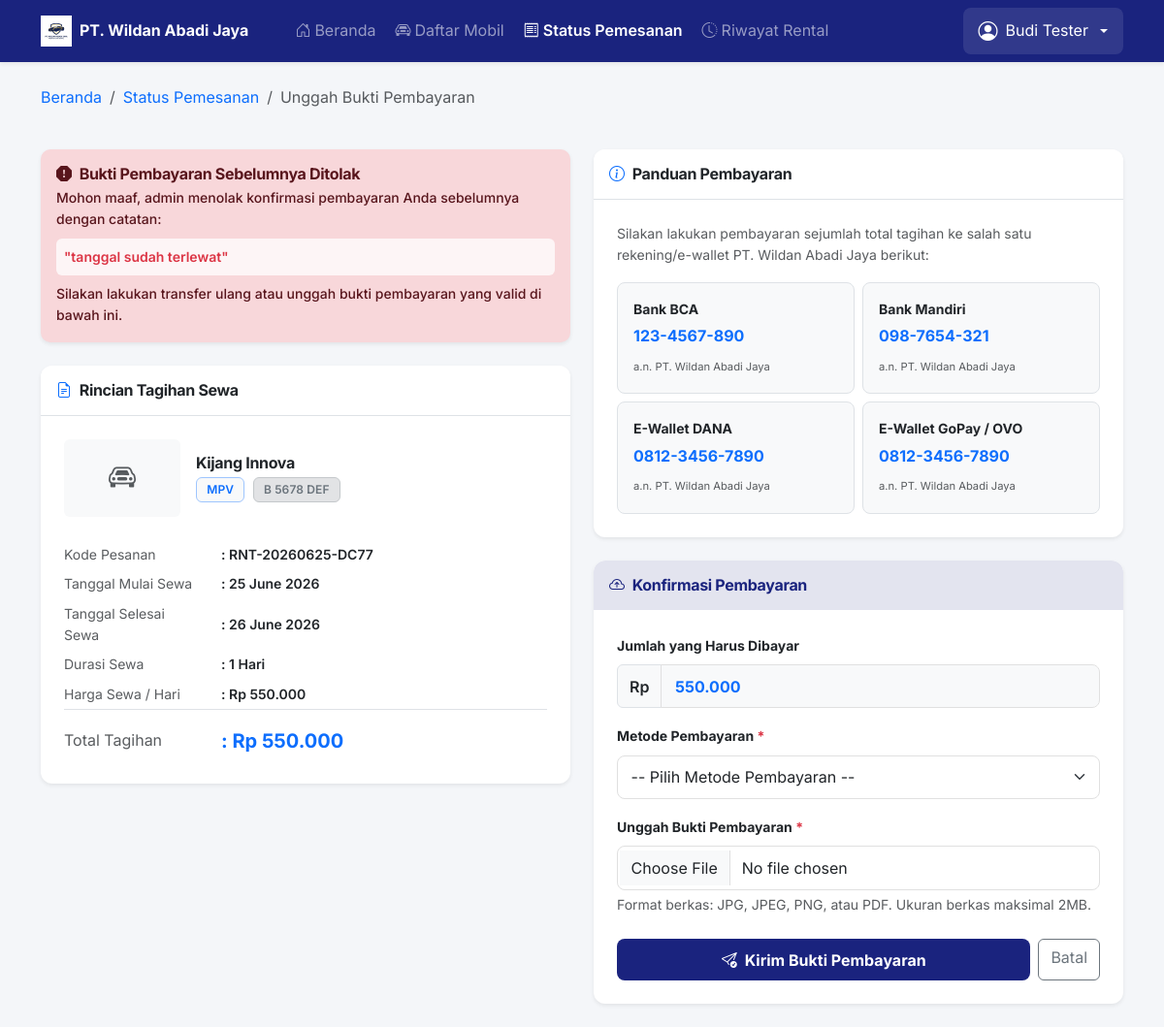
The page /customer/pembayaran.php?pesan_id=3 (signed in) on the database its author committed.
### tables this page shows
CREATE TABLE `pembayaran` (
  `id` int(10) UNSIGNED NOT NULL,
  `pemesanan_id` int(10) UNSIGNED NOT NULL,
  `jumlah_bayar` decimal(14,2) NOT NULL,
  `metode_pembayaran` varchar(50) NOT NULL COMMENT 'transfer_bca, transfer_bri, dll',
  `bukti_pembayaran` varchar(255) NOT NULL COMMENT 'path file upload',
  `status` enum('menunggu','diterima','ditolak') NOT NULL DEFAULT 'menunggu',
  `catatan_admin` text DEFAULT NULL,
  `verified_by` int(10) UNSIGNED DEFAULT NULL COMMENT 'user_id admin yang verifikasi',
  `verified_at` timestamp NULL DEFAULT NULL,
  `created_at` timestamp NOT NULL DEFAULT current_timestamp()
);

CREATE TABLE `pemesanan` (
  `id` int(10) UNSIGNED NOT NULL,
  `kode_pesan` varchar(25) NOT NULL,
  `customer_id` int(10) UNSIGNED NOT NULL,
  `mobil_id` int(10) UNSIGNED NOT NULL,
  `tanggal_sewa` date NOT NULL,
  `tanggal_kembali` date NOT NULL,
  `lama_sewa` tinyint(4) NOT NULL COMMENT 'dalam hari',
  `total_biaya` decimal(14,2) NOT NULL,
  `catatan` text DEFAULT NULL,
  `status` enum('menunggu_pembayaran','menunggu_konfirmasi','aktif','selesai','dibatalkan') NOT NULL DEFAULT 'menunggu_pembayaran',
  `created_at` timestamp NOT NULL DEFAULT current_timestamp(),
  `updated_at` timestamp NOT NULL DEFAULT current_timestamp() ON UPDATE current_timestamp()
);

CREATE TABLE `mobil` (
  `id` int(10) UNSIGNED NOT NULL,
  `nama_mobil` varchar(100) NOT NULL,
  `tipe` varchar(50) NOT NULL,
  `tahun` year(4) DEFAULT NULL,
  `kapasitas` tinyint(4) DEFAULT NULL COMMENT 'jumlah penumpang',
  `warna` varchar(50) DEFAULT NULL,
  `plat_nomor` varchar(20) DEFAULT NULL,
  `harga_per_hari` decimal(12,2) NOT NULL,
  `deskripsi` text DEFAULT NULL,
  `foto` varchar(255) DEFAULT NULL,
  `status` enum('tersedia','disewa','servis') NOT NULL DEFAULT 'tersedia',
  `created_at` timestamp NOT NULL DEFAULT current_timestamp(),
  `updated_at` timestamp NOT NULL DEFAULT current_timestamp() ON UPDATE current_timestamp()
);

### includes/functions.php (called while the page is built, shortened)
<?php
function formatRupiah(float $angka): string {
    return 'Rp ' . number_format($angka, 0, ',', '.');
}

### customer/pembayaran.php (the view, shortened to what this page needs)
<?php
require_once '../config/db.php';
require_once '../includes/functions.php';
$pesan_id = filter_var($_GET['pesan_id'] ?? 0, FILTER_VALIDATE_INT);
$stmt = $pdo->prepare("
    SELECT p.*, m.nama_mobil, m.tipe, m.harga_per_hari, m.foto, m.plat_nomor
    FROM pemesanan p
    JOIN mobil m ON p.mobil_id = m.id
    WHERE p.id = ? AND p.customer_id = ?
");
$stmt->execute([$pesan_id, $_SESSION['user_id']]);
$pemesanan = $stmt->fetch();
$stmtBayar = $pdo->prepare("
    SELECT * FROM pembayaran
    WHERE pemesanan_id = ?
    ORDER BY id DESC
    LIMIT 1
");
$stmtBayar->execute([$pesan_id]);
$pembayaranTerakhir = $stmtBayar->fetch();
require_once '../includes/header.php';
require_once '../includes/navbar-customer.php';
?>
<div class="container py-4">
    <div class="row mb-4">
        <div class="col-12">
            <nav aria-label="breadcrumb">
                <ol class="breadcrumb">
                    <li class="breadcrumb-item"><a href="dashboard.php" class="text-decoration-none">Beranda</a></li>
                    <li class="breadcrumb-item"><a href="status-pemesanan.php" class="text-decoration-none">Status Pemesanan</a></li>
                    <li class="breadcrumb-item active" aria-current="page">Unggah Bukti Pembayaran</li>
                </ol>
            </nav>
        </div>
    </div>
    <div class="row g-4">
        <div class="col-lg-6">
            <?php if ($pembayaranTerakhir && $pembayaranTerakhir['status'] === 'ditolak'): ?>
                <div class="alert alert-danger shadow-sm mb-4" role="alert" style="border-radius: 10px;">
                    <h6 class="fw-bold mb-1"><i class="bi bi-exclamation-octagon-fill me-2"></i>Bukti Pembayaran Sebelumnya Ditolak</h6>
                    <p class="small mb-2">Mohon maaf, admin menolak konfirmasi pembayaran Anda sebelumnya dengan catatan:</p>
                    <div class="bg-white bg-opacity-75 p-2 rounded text-danger fw-semibold small">
                        "<?= htmlspecialchars($pembayaranTerakhir['catatan_admin'] ?? 'Tidak ada catatan khusus dari admin.') ?>"
                    </div>
                    <p class="small mt-2 mb-0">Silakan lakukan transfer ulang atau unggah bukti pembayaran yang valid di bawah ini.</p>
                </div>
            <?php endif; ?>
            <div class="card border-0 shadow-sm" style="border-radius: 12px;">
                <div class="card-header bg-white py-3 border-bottom">
                    <h6 class="fw-bold text-dark mb-0"><i class="bi bi-file-earmark-text me-2 text-primary"></i>Rincian Tagihan Sewa</h6>
                </div>
                <div class="card-body p-4">
                    <div class="d-flex align-items-center gap-3 mb-4">
                        <?php if ($pemesanan['foto']): ?>
                            <img src="/rental-mobil/assets/uploads/mobil/<?= htmlspecialchars($pemesanan['foto']) ?>"
                                 alt="Mobil" class="img-fluid rounded" style="max-height: 80px; width: 120px; object-fit: cover;">
                        <?php else: ?>
                            <div class="bg-light rounded d-flex align-items-center justify-content-center" style="height: 80px; width: 120px;">
                                <i class="bi bi-car-front text-muted fs-3"></i>
                            </div>
                        <?php endif; ?>
                        <div>
                            <h6 class="fw-bold mb-1"><?= htmlspecialchars($pemesanan['nama_mobil']) ?></h6>
                            <span class="badge bg-light text-primary border border-primary-subtle"><?= htmlspecialchars($pemesanan['tipe']) ?></span>
                            <span class="badge bg-secondary-subtle text-secondary border border-secondary-subtle ms-1"><?= htmlspecialchars($pemesanan['plat_nomor']) ?></span>
                        </div>
                    </div>
                    <table class="table table-borderless small mb-0">
                        <tr>
                            <td class="text-muted ps-0 py-1" width="150">Kode Pesanan</td>
                            <td class="fw-semibold text-dark py-1">: <?= htmlspecialchars($pemesanan['kode_pesan']) ?></td>
                        </tr>
                        <tr>
                            <td class="text-muted ps-0 py-1">Tanggal Mulai Sewa</td>
                            <td class="fw-semibold text-dark py-1">: <?= date('d F Y', strtotime($pemesanan['tanggal_sewa'])) ?></td>
                        </tr>
                        <tr>
                            <td class="text-muted ps-0 py-1">Tanggal Selesai Sewa</td>
                            <td class="fw-semibold text-dark py-1">: <?= date('d F Y', strtotime($pemesanan['tanggal_kembali'])) ?></td>
                        </tr>
                        <tr>
                            <td class="text-muted ps-0 py-1">Durasi Sewa</td>
                            <td class="fw-semibold text-dark py-1">: <?= htmlspecialchars($pemesanan['lama_sewa']) ?> Hari</td>
                        </tr>
                        <tr>
                            <td class="text-muted ps-0 py-1">Harga Sewa / Hari</td>
                            <td class="fw-semibold text-dark py-1">: <?= formatRupiah($pemesanan['harga_per_hari']) ?></td>
                        </tr>
                        <tr class="border-top">
                            <td class="text-muted ps-0 pt-3 pb-1 fs-6">Total Tagihan</td>
                            <td class="fw-bold text-primary pt-3 pb-1 fs-5">: <?= formatRupiah($pemesanan['total_biaya']) ?></td>
                        </tr>
                    </table>
                </div>
            </div>
        </div>
        <div class="col-lg-6">
            <div class="card border-0 shadow-sm mb-4" style="border-radius: 12px;">
                <div class="card-header bg-white py-3 border-bottom">
                    <h6 class="fw-bold text-dark mb-0"><i class="bi bi-info-circle me-2 text-primary"></i>Panduan Pembayaran</h6>
                </div>
                <div class="card-body p-4">
                    <p class="small text-muted mb-3">Silakan lakukan pembayaran sejumlah total tagihan ke salah satu rekening/e-wallet PT. Wildan Abadi Jaya berikut:</p>
                    <div class="row g-2">
                        <div class="col-md-6">
                            <div class="p-3 border rounded-3 bg-light">
                                <span class="fw-bold d-block text-dark small">Bank BCA</span>
                                <span class="fs-6 text-primary fw-bold d-block my-1">123-4567-890</span>
                                <span class="text-muted" style="font-size:0.7rem;">a.n. PT. Wildan Abadi Jaya</span>
                            </div>
                        </div>
                        <div class="col-md-6">
                            <div class="p-3 border rounded-3 bg-light">
                                <span class="fw-bold d-block text-dark small">Bank Mandiri</span>
                                <span class="fs-6 text-primary fw-bold d-block my-1">098-7654-321</span>
                                <span class="text-muted" style="font-size:0.7rem;">a.n. PT. Wildan Abadi Jaya</span>
                            </div>
                        </div>
                        <div class="col-md-6">
                            <div class="p-3 border rounded-3 bg-light">
                                <span class="fw-bold d-block text-dark small">E-Wallet DANA</span>
                                <span class="fs-6 text-primary fw-bold d-block my-1">0812-3456-7890</span>
                                <span class="text-muted" style="font-size:0.7rem;">a.n. PT. Wildan Abadi Jaya</span>
                            </div>
                        </div>
                        <div class="col-md-6">
                            <div class="p-3 border rounded-3 bg-light">
                                <span class="fw-bold d-block text-dark small">E-Wallet GoPay / OVO</span>
                                <span class="fs-6 text-primary fw-bold d-block my-1">0812-3456-7890</span>
                                <span class="text-muted" style="font-size:0.7rem;">a.n. PT. Wildan Abadi Jaya</span>
                            </div>
                        </div>
                    </div>
                </div>
            </div>
            <div class="card border-0 shadow-sm" style="border-radius: 12px;">
                <div class="card-header bg-primary text-white py-3 border-0" style="border-top-left-radius: 12px; border-top-right-radius: 12px;">
                    <h6 class="fw-bold mb-0"><i class="bi bi-cloud-arrow-up me-2"></i>Konfirmasi Pembayaran</h6>
                </div>
                <div class="card-body p-4">
                    <form action="pembayaran-proses.php" method="POST" enctype="multipart/form-data">
                        <div class="mb-3">
                            <label class="form-label fw-bold text-dark">Jumlah yang Harus Dibayar</label>
                            <div class="input-group">
                                <span class="input-group-text bg-light text-dark fw-semibold">Rp</span>
                                <input type="text" class="form-control fw-bold text-primary bg-light"
                                       value="<?= number_format($pemesanan['total_biaya'], 0, ',', '.') ?>" readonly>
                            </div>
                        </div>
                        <div class="mb-3">
                            <label for="metode_pembayaran" class="form-label fw-bold text-dark">Metode Pembayaran <span class="text-danger">*</span></label>
                            <select id="metode_pembayaran" class="form-select" name="metode_pembayaran" required>
                                <option value="">-- Pilih Metode Pembayaran --</option>
                            </select>
                        </div>
                        <div class="mb-4">
                            <label for="bukti_pembayaran" class="form-label fw-bold text-dark">Unggah Bukti Pembayaran <span class="text-danger">*</span></label>
                            <input type="file" id="bukti_pembayaran" class="form-control" name="bukti_pembayaran"
                                   accept="image/jpeg,image/png,application/pdf" required>
                            <div class="form-text small mt-1 text-muted">
                                Format berkas: JPG, JPEG, PNG, atau PDF. Ukuran berkas maksimal 2MB.
                            </div>
                        </div>
                        <div class="d-flex gap-2">
                            <button type="submit" class="btn btn-primary-custom flex-grow-1 fw-bold py-2.5">
                                <i class="bi bi-send-check me-2"></i>Kirim Bukti Pembayaran
                            </button>
                            <a href="status-pemesanan.php" class="btn btn-outline-secondary py-2.5">
                                Batal
                            </a>
                        </div>
                    </form>
                </div>
            </div>
        </div>
    </div>
</div>
<?php
require_once '../includes/footer.php';
?>

### assets/css/style.css (style rules this page uses)
:root { --color-primary: #1a237e; --color-primary-dark: #0d1654; --color-primary-light: #3949ab; --color-accent: #ffd600; --color-white: #ffffff; --color-bg: #f4f6f9; --color-sidebar-text: #ffffff; --color-text-dark: #212121; --color-text-muted: #757575; --color-border: #e0e0e0; --color-success: #388e3c; --color-warning: #f57c00; --color-danger: #d32f2f; --color-info: #0288d1; --font-xs: 0.75rem; --font-sm: 0.875rem; --font-base: 1rem; --font-lg: 1.125rem; --font-xl: 1.25rem; --font-2xl: 1.5rem; --shadow-sm: 0 2px 4px rgba(0,0,0,0.05); --shadow-md: 0 4px 12px rgba(0,0,0,0.08); --shadow-lg: 0 8px 24px rgba(26, 35, 126, 0.12); --transition-fast: all 0.2s cubic-bezier(0.4, 0, 0.2, 1); --transition-normal: all 0.3s cubic-bezier(0.4, 0, 0.2, 1); }
* { box-sizing: border-box; }
body { font-family: 'Inter', 'Segoe UI', system-ui, -apple-system, sans-serif; background-color: var(--color-bg); color: var(--color-text-dark); line-height: 1.6; overflow-x: hidden; }
h1, h2, h3, h4, h5, h6 { font-weight: 600; letter-spacing: -0.02em; }
.card { border-radius: 12px; border: 1px solid var(--color-border); box-shadow: var(--shadow-sm); overflow: hidden; }
.card-header { font-weight: 600; border-bottom: 1px solid rgba(0,0,0,0.08); }
.badge { padding: 0.5em 0.85em; font-weight: 600; border-radius: 6px; letter-spacing: 0.01em; }
.bg-primary { background-color: rgba(26, 35, 126, 0.12) !important; color: #1a237e !important; }
.table { vertical-align: middle; }
.table td { padding: 0.85rem 0.75rem; }
.form-label { font-size: var(--font-sm); font-weight: 500; color: var(--color-text-dark); }
.form-control, .form-select { padding: 0.6rem 0.85rem; border-radius: 8px; border: 1px solid var(--color-border); transition: var(--transition-fast); }
.alert { border-radius: 8px; border: none; box-shadow: var(--shadow-sm); font-weight: 500; }

### assets/css/customer.css (style rules this page uses)
.btn-primary-custom { background-color: var(--color-primary); color: white; border: none; border-radius: 8px; padding: 0.6rem 1.5rem; font-weight: 600; transition: all 0.2s ease; }

### rows shown on the page
pembayaran: catatan_admin "tanggal sudah terlewat"
pemesanan: mobil.nama_mobil "Kijang Innova", mobil.tipe "MPV", mobil.plat_nomor "B 5678 DEF", kode_pesan "RNT-20260625-DC77", tanggal_sewa "25 June 2026", tanggal_kembali "26 June 2026", lama_sewa "1", mobil.harga_per_hari "Rp 550.000", total_biaya "Rp 550.000", total_biaya "550.000"

### other values the page prints
$_SESSION['nama'] "Budi Tester"
